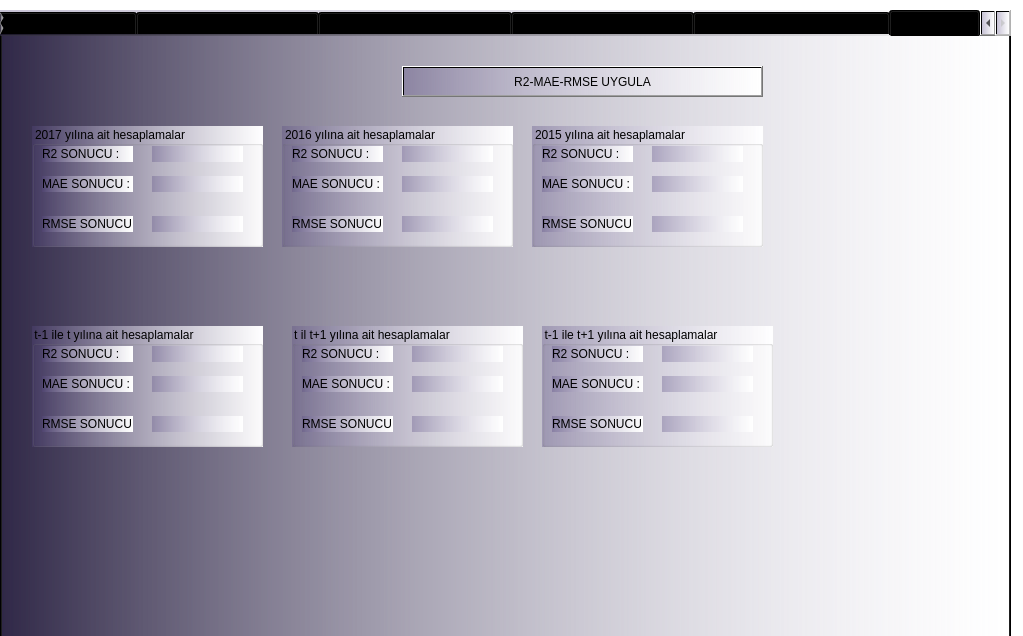
<?xml version="1.0" encoding="UTF-8"?>
<ui version="4.0">
 <class>MainWindow</class>
 <widget class="QMainWindow" name="MainWindow">
  <property name="geometry">
   <rect>
    <x>0</x>
    <y>0</y>
    <width>1023</width>
    <height>636</height>
   </rect>
  </property>
  <property name="windowTitle">
   <string>MainWindow</string>
  </property>
  <property name="styleSheet">
   <string notr="true">background-color: rgb(255, 255, 255);</string>
  </property>
  <widget class="QWidget" name="centralwidget">
   <widget class="QTabWidget" name="tabWidget">
    <property name="geometry">
     <rect>
      <x>0</x>
      <y>10</y>
      <width>1011</width>
      <height>631</height>
     </rect>
    </property>
    <property name="styleSheet">
     <string notr="true">background-color: qlineargradient(spread:pad, x1:0, y1:0, x2:1, y2:0, stop:0 rgba(86, 72, 128, 85), stop:1 rgba(255, 255, 255, 255));</string>
    </property>
    <property name="tabPosition">
     <enum>QTabWidget::North</enum>
    </property>
    <property name="currentIndex">
     <number>6</number>
    </property>
    <widget class="QWidget" name="tab_5">
     <attribute name="title">
      <string>verileri yükle</string>
     </attribute>
     <widget class="QLabel" name="label_3">
      <property name="geometry">
       <rect>
        <x>20</x>
        <y>50</y>
        <width>151</width>
        <height>16</height>
       </rect>
      </property>
      <property name="text">
       <string>BALTİC VERİSİ</string>
      </property>
     </widget>
     <widget class="QTableWidget" name="verigoster">
      <property name="geometry">
       <rect>
        <x>10</x>
        <y>70</y>
        <width>841</width>
        <height>401</height>
       </rect>
      </property>
      <property name="styleSheet">
       <string notr="true">background-color: rgb(186, 186, 186);</string>
      </property>
      <property name="horizontalScrollBarPolicy">
       <enum>Qt::ScrollBarAlwaysOff</enum>
      </property>
     </widget>
     <widget class="QPushButton" name="btnyukle">
      <property name="geometry">
       <rect>
        <x>20</x>
        <y>10</y>
        <width>181</width>
        <height>31</height>
       </rect>
      </property>
      <property name="styleSheet">
       <string notr="true"/>
      </property>
      <property name="text">
       <string>VERİLERİ YÜKLE</string>
      </property>
     </widget>
    </widget>
    <widget class="QWidget" name="tab">
     <attribute name="title">
      <string>VERİLERİ SINIFLANDIR AYLIK</string>
     </attribute>
     <widget class="QPushButton" name="btnyukle_2">
      <property name="geometry">
       <rect>
        <x>20</x>
        <y>10</y>
        <width>181</width>
        <height>31</height>
       </rect>
      </property>
      <property name="styleSheet">
       <string notr="true"/>
      </property>
      <property name="text">
       <string>VERİLERİ AYLIK SINIFLANDIR</string>
      </property>
     </widget>
     <widget class="QTableWidget" name="verigoster_2">
      <property name="geometry">
       <rect>
        <x>10</x>
        <y>50</y>
        <width>841</width>
        <height>401</height>
       </rect>
      </property>
      <property name="styleSheet">
       <string notr="true">background-color: rgb(186, 186, 186);</string>
      </property>
      <property name="horizontalScrollBarPolicy">
       <enum>Qt::ScrollBarAlwaysOff</enum>
      </property>
     </widget>
    </widget>
    <widget class="QWidget" name="tab_2">
     <attribute name="title">
      <string>VERİLERİ YIL OLARAK AYIR</string>
     </attribute>
     <widget class="QPushButton" name="btnveribol">
      <property name="geometry">
       <rect>
        <x>10</x>
        <y>10</y>
        <width>231</width>
        <height>31</height>
       </rect>
      </property>
      <property name="styleSheet">
       <string notr="true"/>
      </property>
      <property name="text">
       <string>VERİLERİ YILLARA BÖL</string>
      </property>
     </widget>
    </widget>
    <widget class="QWidget" name="tab_3">
     <attribute name="title">
      <string>T-1 YILINA AİT VERİLER(2015)</string>
     </attribute>
     <widget class="QTableWidget" name="list_y_train">
      <property name="geometry">
       <rect>
        <x>620</x>
        <y>90</y>
        <width>221</width>
        <height>111</height>
       </rect>
      </property>
      <property name="horizontalScrollBarPolicy">
       <enum>Qt::ScrollBarAlwaysOff</enum>
      </property>
     </widget>
     <widget class="QLabel" name="label_27">
      <property name="geometry">
       <rect>
        <x>620</x>
        <y>70</y>
        <width>71</width>
        <height>16</height>
       </rect>
      </property>
      <property name="text">
       <string>Y  T r a i n</string>
      </property>
     </widget>
     <widget class="QTableWidget" name="list_y_test">
      <property name="geometry">
       <rect>
        <x>620</x>
        <y>260</y>
        <width>221</width>
        <height>111</height>
       </rect>
      </property>
      <property name="horizontalScrollBarPolicy">
       <enum>Qt::ScrollBarAlwaysOff</enum>
      </property>
     </widget>
     <widget class="QLabel" name="label_24">
      <property name="geometry">
       <rect>
        <x>630</x>
        <y>240</y>
        <width>71</width>
        <height>16</height>
       </rect>
      </property>
      <property name="text">
       <string>Y  T e s t</string>
      </property>
     </widget>
     <widget class="QLabel" name="label_11">
      <property name="geometry">
       <rect>
        <x>330</x>
        <y>240</y>
        <width>81</width>
        <height>16</height>
       </rect>
      </property>
      <property name="text">
       <string>X  T e s t</string>
      </property>
     </widget>
     <widget class="QTableWidget" name="list_x_train">
      <property name="geometry">
       <rect>
        <x>330</x>
        <y>90</y>
        <width>221</width>
        <height>111</height>
       </rect>
      </property>
      <property name="horizontalScrollBarPolicy">
       <enum>Qt::ScrollBarAlwaysOff</enum>
      </property>
     </widget>
     <widget class="QTableWidget" name="list_x_test">
      <property name="geometry">
       <rect>
        <x>330</x>
        <y>260</y>
        <width>221</width>
        <height>111</height>
       </rect>
      </property>
      <property name="horizontalScrollBarPolicy">
       <enum>Qt::ScrollBarAlwaysOff</enum>
      </property>
     </widget>
     <widget class="QLabel" name="label_14">
      <property name="geometry">
       <rect>
        <x>330</x>
        <y>70</y>
        <width>91</width>
        <height>16</height>
       </rect>
      </property>
      <property name="text">
       <string>X  T r a i n</string>
      </property>
     </widget>
     <widget class="QTableWidget" name="verigoster_3">
      <property name="geometry">
       <rect>
        <x>10</x>
        <y>70</y>
        <width>291</width>
        <height>461</height>
       </rect>
      </property>
      <property name="styleSheet">
       <string notr="true">background-color: rgb(186, 186, 186);</string>
      </property>
      <property name="horizontalScrollBarPolicy">
       <enum>Qt::ScrollBarAlwaysOff</enum>
      </property>
     </widget>
     <widget class="QLabel" name="label_4">
      <property name="geometry">
       <rect>
        <x>20</x>
        <y>50</y>
        <width>151</width>
        <height>16</height>
       </rect>
      </property>
      <property name="text">
       <string>YIL AY VERİLERİ</string>
      </property>
     </widget>
     <zorder>list_y_train</zorder>
     <zorder>label_27</zorder>
     <zorder>list_y_train</zorder>
     <zorder>label_27</zorder>
     <zorder>list_y_test</zorder>
     <zorder>label_24</zorder>
     <zorder>label_11</zorder>
     <zorder>list_x_train</zorder>
     <zorder>list_x_test</zorder>
     <zorder>label_14</zorder>
     <zorder>verigoster_3</zorder>
     <zorder>label_4</zorder>
    </widget>
    <widget class="QWidget" name="tab_4">
     <attribute name="title">
      <string>T YILINA AİT VERİLER(2016)</string>
     </attribute>
     <widget class="QTableWidget" name="list_y_test_2">
      <property name="geometry">
       <rect>
        <x>620</x>
        <y>220</y>
        <width>221</width>
        <height>111</height>
       </rect>
      </property>
      <property name="horizontalScrollBarPolicy">
       <enum>Qt::ScrollBarAlwaysOff</enum>
      </property>
     </widget>
     <widget class="QTableWidget" name="list_x_train_2">
      <property name="geometry">
       <rect>
        <x>330</x>
        <y>50</y>
        <width>221</width>
        <height>111</height>
       </rect>
      </property>
      <property name="horizontalScrollBarPolicy">
       <enum>Qt::ScrollBarAlwaysOff</enum>
      </property>
     </widget>
     <widget class="QLabel" name="label_25">
      <property name="geometry">
       <rect>
        <x>630</x>
        <y>200</y>
        <width>71</width>
        <height>16</height>
       </rect>
      </property>
      <property name="text">
       <string>Y  T e s t</string>
      </property>
     </widget>
     <widget class="QTableWidget" name="list_x_test_2">
      <property name="geometry">
       <rect>
        <x>330</x>
        <y>220</y>
        <width>221</width>
        <height>111</height>
       </rect>
      </property>
      <property name="horizontalScrollBarPolicy">
       <enum>Qt::ScrollBarAlwaysOff</enum>
      </property>
     </widget>
     <widget class="QLabel" name="label_12">
      <property name="geometry">
       <rect>
        <x>330</x>
        <y>200</y>
        <width>81</width>
        <height>16</height>
       </rect>
      </property>
      <property name="text">
       <string>X  T e s t</string>
      </property>
     </widget>
     <widget class="QLabel" name="label_5">
      <property name="geometry">
       <rect>
        <x>20</x>
        <y>10</y>
        <width>151</width>
        <height>16</height>
       </rect>
      </property>
      <property name="text">
       <string>YIL AY VERİLERİ</string>
      </property>
     </widget>
     <widget class="QTableWidget" name="list_y_train_2">
      <property name="geometry">
       <rect>
        <x>620</x>
        <y>50</y>
        <width>221</width>
        <height>111</height>
       </rect>
      </property>
      <property name="horizontalScrollBarPolicy">
       <enum>Qt::ScrollBarAlwaysOff</enum>
      </property>
     </widget>
     <widget class="QLabel" name="label_28">
      <property name="geometry">
       <rect>
        <x>620</x>
        <y>30</y>
        <width>71</width>
        <height>16</height>
       </rect>
      </property>
      <property name="text">
       <string>Y  T r a i n</string>
      </property>
     </widget>
     <widget class="QTableWidget" name="verigoster_4">
      <property name="geometry">
       <rect>
        <x>10</x>
        <y>30</y>
        <width>291</width>
        <height>461</height>
       </rect>
      </property>
      <property name="styleSheet">
       <string notr="true">background-color: rgb(186, 186, 186);</string>
      </property>
      <property name="horizontalScrollBarPolicy">
       <enum>Qt::ScrollBarAlwaysOff</enum>
      </property>
     </widget>
     <widget class="QLabel" name="label_15">
      <property name="geometry">
       <rect>
        <x>330</x>
        <y>30</y>
        <width>91</width>
        <height>16</height>
       </rect>
      </property>
      <property name="text">
       <string>X  T r a i n</string>
      </property>
     </widget>
    </widget>
    <widget class="QWidget" name="tab_6">
     <attribute name="title">
      <string>T+1 YILINA AİT VERİLER(2017)</string>
     </attribute>
     <widget class="QTableWidget" name="list_y_test_3">
      <property name="geometry">
       <rect>
        <x>630</x>
        <y>220</y>
        <width>221</width>
        <height>111</height>
       </rect>
      </property>
      <property name="horizontalScrollBarPolicy">
       <enum>Qt::ScrollBarAlwaysOff</enum>
      </property>
     </widget>
     <widget class="QTableWidget" name="list_x_train_3">
      <property name="geometry">
       <rect>
        <x>340</x>
        <y>50</y>
        <width>221</width>
        <height>111</height>
       </rect>
      </property>
      <property name="horizontalScrollBarPolicy">
       <enum>Qt::ScrollBarAlwaysOff</enum>
      </property>
     </widget>
     <widget class="QLabel" name="label_26">
      <property name="geometry">
       <rect>
        <x>640</x>
        <y>200</y>
        <width>71</width>
        <height>16</height>
       </rect>
      </property>
      <property name="text">
       <string>Y  T e s t</string>
      </property>
     </widget>
     <widget class="QTableWidget" name="list_x_test_3">
      <property name="geometry">
       <rect>
        <x>340</x>
        <y>220</y>
        <width>221</width>
        <height>111</height>
       </rect>
      </property>
      <property name="horizontalScrollBarPolicy">
       <enum>Qt::ScrollBarAlwaysOff</enum>
      </property>
     </widget>
     <widget class="QLabel" name="label_13">
      <property name="geometry">
       <rect>
        <x>340</x>
        <y>200</y>
        <width>81</width>
        <height>16</height>
       </rect>
      </property>
      <property name="text">
       <string>X  T e s t</string>
      </property>
     </widget>
     <widget class="QLabel" name="label_6">
      <property name="geometry">
       <rect>
        <x>30</x>
        <y>10</y>
        <width>151</width>
        <height>16</height>
       </rect>
      </property>
      <property name="text">
       <string>YIL AY VERİLERİ</string>
      </property>
     </widget>
     <widget class="QTableWidget" name="list_y_train_3">
      <property name="geometry">
       <rect>
        <x>630</x>
        <y>50</y>
        <width>221</width>
        <height>111</height>
       </rect>
      </property>
      <property name="horizontalScrollBarPolicy">
       <enum>Qt::ScrollBarAlwaysOff</enum>
      </property>
     </widget>
     <widget class="QLabel" name="label_29">
      <property name="geometry">
       <rect>
        <x>630</x>
        <y>30</y>
        <width>71</width>
        <height>16</height>
       </rect>
      </property>
      <property name="text">
       <string>Y  T r a i n</string>
      </property>
     </widget>
     <widget class="QTableWidget" name="verigoster_5">
      <property name="geometry">
       <rect>
        <x>20</x>
        <y>30</y>
        <width>291</width>
        <height>461</height>
       </rect>
      </property>
      <property name="styleSheet">
       <string notr="true">background-color: rgb(186, 186, 186);</string>
      </property>
      <property name="horizontalScrollBarPolicy">
       <enum>Qt::ScrollBarAlwaysOff</enum>
      </property>
     </widget>
     <widget class="QLabel" name="label_19">
      <property name="geometry">
       <rect>
        <x>340</x>
        <y>30</y>
        <width>91</width>
        <height>16</height>
       </rect>
      </property>
      <property name="text">
       <string>X  T r a i n</string>
      </property>
     </widget>
    </widget>
    <widget class="QWidget" name="tab_7">
     <attribute name="title">
      <string>SONUCLAR</string>
     </attribute>
     <widget class="QPushButton" name="btnveribol_2">
      <property name="geometry">
       <rect>
        <x>400</x>
        <y>30</y>
        <width>361</width>
        <height>31</height>
       </rect>
      </property>
      <property name="styleSheet">
       <string notr="true"/>
      </property>
      <property name="text">
       <string>R2-MAE-RMSE UYGULA</string>
      </property>
     </widget>
     <widget class="QGroupBox" name="groupBox">
      <property name="geometry">
       <rect>
        <x>30</x>
        <y>90</y>
        <width>231</width>
        <height>121</height>
       </rect>
      </property>
      <property name="title">
       <string>2017 yılına ait hesaplamalar</string>
      </property>
      <widget class="QLabel" name="lblr2sonuc_3">
       <property name="geometry">
        <rect>
         <x>120</x>
         <y>90</y>
         <width>91</width>
         <height>16</height>
        </rect>
       </property>
       <property name="text">
        <string/>
       </property>
      </widget>
      <widget class="QLabel" name="lblr2sonuc">
       <property name="geometry">
        <rect>
         <x>120</x>
         <y>20</y>
         <width>91</width>
         <height>16</height>
        </rect>
       </property>
       <property name="text">
        <string/>
       </property>
      </widget>
      <widget class="QLabel" name="lblr2sonuc_2">
       <property name="geometry">
        <rect>
         <x>120</x>
         <y>50</y>
         <width>91</width>
         <height>16</height>
        </rect>
       </property>
       <property name="text">
        <string/>
       </property>
      </widget>
      <widget class="QLabel" name="label_17">
       <property name="geometry">
        <rect>
         <x>10</x>
         <y>50</y>
         <width>91</width>
         <height>16</height>
        </rect>
       </property>
       <property name="text">
        <string>MAE SONUCU :</string>
       </property>
      </widget>
      <widget class="QLabel" name="label_16">
       <property name="geometry">
        <rect>
         <x>10</x>
         <y>20</y>
         <width>91</width>
         <height>16</height>
        </rect>
       </property>
       <property name="text">
        <string>R2 SONUCU :</string>
       </property>
      </widget>
      <widget class="QLabel" name="label_18">
       <property name="geometry">
        <rect>
         <x>10</x>
         <y>90</y>
         <width>91</width>
         <height>16</height>
        </rect>
       </property>
       <property name="text">
        <string>RMSE SONUCU :</string>
       </property>
      </widget>
     </widget>
     <widget class="QGroupBox" name="groupBox_2">
      <property name="geometry">
       <rect>
        <x>280</x>
        <y>90</y>
        <width>231</width>
        <height>121</height>
       </rect>
      </property>
      <property name="title">
       <string>2016 yılına ait hesaplamalar</string>
      </property>
      <widget class="QLabel" name="lblr2sonuc_4">
       <property name="geometry">
        <rect>
         <x>120</x>
         <y>90</y>
         <width>91</width>
         <height>16</height>
        </rect>
       </property>
       <property name="text">
        <string/>
       </property>
      </widget>
      <widget class="QLabel" name="lblr2sonuc_5">
       <property name="geometry">
        <rect>
         <x>120</x>
         <y>20</y>
         <width>91</width>
         <height>16</height>
        </rect>
       </property>
       <property name="text">
        <string/>
       </property>
      </widget>
      <widget class="QLabel" name="lblr2sonuc_6">
       <property name="geometry">
        <rect>
         <x>120</x>
         <y>50</y>
         <width>91</width>
         <height>16</height>
        </rect>
       </property>
       <property name="text">
        <string/>
       </property>
      </widget>
      <widget class="QLabel" name="label_20">
       <property name="geometry">
        <rect>
         <x>10</x>
         <y>50</y>
         <width>91</width>
         <height>16</height>
        </rect>
       </property>
       <property name="text">
        <string>MAE SONUCU :</string>
       </property>
      </widget>
      <widget class="QLabel" name="label_21">
       <property name="geometry">
        <rect>
         <x>10</x>
         <y>20</y>
         <width>91</width>
         <height>16</height>
        </rect>
       </property>
       <property name="text">
        <string>R2 SONUCU :</string>
       </property>
      </widget>
      <widget class="QLabel" name="label_22">
       <property name="geometry">
        <rect>
         <x>10</x>
         <y>90</y>
         <width>91</width>
         <height>16</height>
        </rect>
       </property>
       <property name="text">
        <string>RMSE SONUCU :</string>
       </property>
      </widget>
     </widget>
     <widget class="QGroupBox" name="groupBox_4">
      <property name="geometry">
       <rect>
        <x>530</x>
        <y>90</y>
        <width>231</width>
        <height>121</height>
       </rect>
      </property>
      <property name="title">
       <string>2015 yılına ait hesaplamalar</string>
      </property>
      <widget class="QLabel" name="lblr2sonuc_10">
       <property name="geometry">
        <rect>
         <x>120</x>
         <y>90</y>
         <width>91</width>
         <height>16</height>
        </rect>
       </property>
       <property name="text">
        <string/>
       </property>
      </widget>
      <widget class="QLabel" name="lblr2sonuc_11">
       <property name="geometry">
        <rect>
         <x>120</x>
         <y>20</y>
         <width>91</width>
         <height>16</height>
        </rect>
       </property>
       <property name="text">
        <string/>
       </property>
      </widget>
      <widget class="QLabel" name="lblr2sonuc_12">
       <property name="geometry">
        <rect>
         <x>120</x>
         <y>50</y>
         <width>91</width>
         <height>16</height>
        </rect>
       </property>
       <property name="text">
        <string/>
       </property>
      </widget>
      <widget class="QLabel" name="label_32">
       <property name="geometry">
        <rect>
         <x>10</x>
         <y>50</y>
         <width>91</width>
         <height>16</height>
        </rect>
       </property>
       <property name="text">
        <string>MAE SONUCU :</string>
       </property>
      </widget>
      <widget class="QLabel" name="label_33">
       <property name="geometry">
        <rect>
         <x>10</x>
         <y>20</y>
         <width>91</width>
         <height>16</height>
        </rect>
       </property>
       <property name="text">
        <string>R2 SONUCU :</string>
       </property>
      </widget>
      <widget class="QLabel" name="label_34">
       <property name="geometry">
        <rect>
         <x>10</x>
         <y>90</y>
         <width>91</width>
         <height>16</height>
        </rect>
       </property>
       <property name="text">
        <string>RMSE SONUCU :</string>
       </property>
      </widget>
     </widget>
     <widget class="QGroupBox" name="groupBox_3">
      <property name="geometry">
       <rect>
        <x>30</x>
        <y>290</y>
        <width>231</width>
        <height>121</height>
       </rect>
      </property>
      <property name="title">
       <string>t-1 ile t yılına ait hesaplamalar</string>
      </property>
      <widget class="QLabel" name="lblr2sonuc_7">
       <property name="geometry">
        <rect>
         <x>120</x>
         <y>90</y>
         <width>91</width>
         <height>16</height>
        </rect>
       </property>
       <property name="text">
        <string/>
       </property>
      </widget>
      <widget class="QLabel" name="lblr2sonuc_8">
       <property name="geometry">
        <rect>
         <x>120</x>
         <y>20</y>
         <width>91</width>
         <height>16</height>
        </rect>
       </property>
       <property name="text">
        <string/>
       </property>
      </widget>
      <widget class="QLabel" name="lblr2sonuc_9">
       <property name="geometry">
        <rect>
         <x>120</x>
         <y>50</y>
         <width>91</width>
         <height>16</height>
        </rect>
       </property>
       <property name="text">
        <string/>
       </property>
      </widget>
      <widget class="QLabel" name="label_23">
       <property name="geometry">
        <rect>
         <x>10</x>
         <y>50</y>
         <width>91</width>
         <height>16</height>
        </rect>
       </property>
       <property name="text">
        <string>MAE SONUCU :</string>
       </property>
      </widget>
      <widget class="QLabel" name="label_30">
       <property name="geometry">
        <rect>
         <x>10</x>
         <y>20</y>
         <width>91</width>
         <height>16</height>
        </rect>
       </property>
       <property name="text">
        <string>R2 SONUCU :</string>
       </property>
      </widget>
      <widget class="QLabel" name="label_31">
       <property name="geometry">
        <rect>
         <x>10</x>
         <y>90</y>
         <width>91</width>
         <height>16</height>
        </rect>
       </property>
       <property name="text">
        <string>RMSE SONUCU :</string>
       </property>
      </widget>
     </widget>
     <widget class="QGroupBox" name="groupBox_5">
      <property name="geometry">
       <rect>
        <x>290</x>
        <y>290</y>
        <width>231</width>
        <height>121</height>
       </rect>
      </property>
      <property name="title">
       <string>t il t+1 yılına ait hesaplamalar</string>
      </property>
      <widget class="QLabel" name="lblr2sonuc_13">
       <property name="geometry">
        <rect>
         <x>120</x>
         <y>90</y>
         <width>91</width>
         <height>16</height>
        </rect>
       </property>
       <property name="text">
        <string/>
       </property>
      </widget>
      <widget class="QLabel" name="lblr2sonuc_14">
       <property name="geometry">
        <rect>
         <x>120</x>
         <y>20</y>
         <width>91</width>
         <height>16</height>
        </rect>
       </property>
       <property name="text">
        <string/>
       </property>
      </widget>
      <widget class="QLabel" name="lblr2sonuc_15">
       <property name="geometry">
        <rect>
         <x>120</x>
         <y>50</y>
         <width>91</width>
         <height>16</height>
        </rect>
       </property>
       <property name="text">
        <string/>
       </property>
      </widget>
      <widget class="QLabel" name="label_35">
       <property name="geometry">
        <rect>
         <x>10</x>
         <y>50</y>
         <width>91</width>
         <height>16</height>
        </rect>
       </property>
       <property name="text">
        <string>MAE SONUCU :</string>
       </property>
      </widget>
      <widget class="QLabel" name="label_36">
       <property name="geometry">
        <rect>
         <x>10</x>
         <y>20</y>
         <width>91</width>
         <height>16</height>
        </rect>
       </property>
       <property name="text">
        <string>R2 SONUCU :</string>
       </property>
      </widget>
      <widget class="QLabel" name="label_37">
       <property name="geometry">
        <rect>
         <x>10</x>
         <y>90</y>
         <width>91</width>
         <height>16</height>
        </rect>
       </property>
       <property name="text">
        <string>RMSE SONUCU :</string>
       </property>
      </widget>
     </widget>
     <widget class="QGroupBox" name="groupBox_6">
      <property name="geometry">
       <rect>
        <x>540</x>
        <y>290</y>
        <width>231</width>
        <height>121</height>
       </rect>
      </property>
      <property name="title">
       <string>t-1 ile t+1 yılına ait hesaplamalar</string>
      </property>
      <widget class="QLabel" name="lblr2sonuc_16">
       <property name="geometry">
        <rect>
         <x>120</x>
         <y>90</y>
         <width>91</width>
         <height>16</height>
        </rect>
       </property>
       <property name="text">
        <string/>
       </property>
      </widget>
      <widget class="QLabel" name="lblr2sonuc_17">
       <property name="geometry">
        <rect>
         <x>120</x>
         <y>20</y>
         <width>91</width>
         <height>16</height>
        </rect>
       </property>
       <property name="text">
        <string/>
       </property>
      </widget>
      <widget class="QLabel" name="lblr2sonuc_18">
       <property name="geometry">
        <rect>
         <x>120</x>
         <y>50</y>
         <width>91</width>
         <height>16</height>
        </rect>
       </property>
       <property name="text">
        <string/>
       </property>
      </widget>
      <widget class="QLabel" name="label_38">
       <property name="geometry">
        <rect>
         <x>10</x>
         <y>50</y>
         <width>91</width>
         <height>16</height>
        </rect>
       </property>
       <property name="text">
        <string>MAE SONUCU :</string>
       </property>
      </widget>
      <widget class="QLabel" name="label_39">
       <property name="geometry">
        <rect>
         <x>10</x>
         <y>20</y>
         <width>91</width>
         <height>16</height>
        </rect>
       </property>
       <property name="text">
        <string>R2 SONUCU :</string>
       </property>
      </widget>
      <widget class="QLabel" name="label_40">
       <property name="geometry">
        <rect>
         <x>10</x>
         <y>90</y>
         <width>91</width>
         <height>16</height>
        </rect>
       </property>
       <property name="text">
        <string>RMSE SONUCU :</string>
       </property>
      </widget>
     </widget>
    </widget>
   </widget>
  </widget>
 </widget>
 <resources/>
 <connections/>
</ui>
